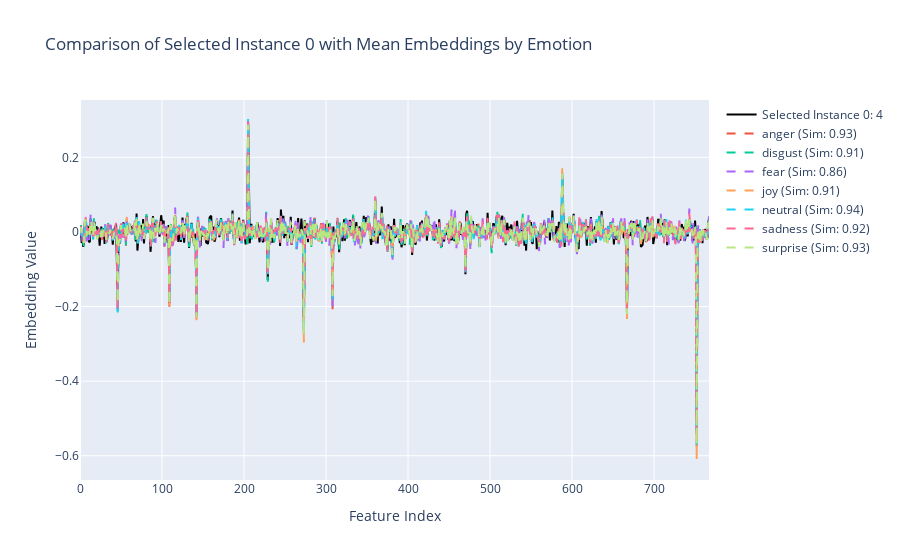

Notebook source saved alongside this figure:
### Code cell
# Convert mean embeddings to a matrix for cosine similarity computation
mean_embedding_matrix = np.array([mean_embeddings[emotion] for emotion in emotion_classes])

# Function to normalize embeddings
def normalize_embedding(embedding):
    norm = np.linalg.norm(embedding)
    return embedding / norm if norm != 0 else embedding

# Function to create plot for a selected instance
def create_plot(selected_instance_index):
    selected_instance = normalize_embedding(tp_embeddings[selected_instance_index])
    
    # Compute cosine similarity with mean embeddings
    similarity_scores = cosine_similarity([selected_instance], mean_embedding_matrix).flatten()

    # Create figure
    fig = go.Figure()
    # Add trace for selected instance
    fig.add_trace(go.Scatter(
        x=list(range(768)),
        y=selected_instance,
        mode='lines',
        name=f'Selected Instance {selected_instance_index}: {tp_labels[selected_instance_index]}',
        line=dict(color='black')
    ))

    # Add traces for each emotion's mean embedding
    for i, emotion in enumerate(emotion_classes):
        fig.add_trace(go.Scatter(
            x=list(range(768)),
            y=mean_embeddings[emotion],
            mode='lines',
            name=f'{emotion} (Sim: {similarity_scores[i]:.2f})',
            line=dict(dash='dash')
        ))

    # Update layout for better readability
    fig.update_layout(
        title=f'Comparison of Selected Instance {selected_instance_index} with Mean Embeddings by Emotion',
        xaxis_title='Feature Index',
        yaxis_title='Embedding Value',
        hovermode='x unified'
    )

    # Show the figure
    fig.show()

# Initial plot
create_plot(0)

# Interactive input form to select instance
interact(create_plot, selected_instance_index=IntSlider(min=0, max=len(tp_embeddings)-1, step=1, value=0));

### Figure 1 — Plotly figure (JSON) as saved in the notebook; plotly's stock layout.template omitted (floating-point values rounded to 4 significant figures; data arrays with more than 128 entries replaced by an {"elided": "..."} marker saying what was removed)
{"data": [{"line": {"color": "black"}, "mode": "lines", "name": "Selected Instance 0: 4", "type": "scatter", "x": {"elided": "768 int values"}, "y": {"elided": "768 float values"}}, {"line": {"dash": "dash"}, "mode": "lines", "name": "anger (Sim: 0.93)", "type": "scatter", "x": {"elided": "768 int values"}, "y": {"elided": "768 float values"}}, {"line": {"dash": "dash"}, "mode": "lines", "name": "disgust (Sim: 0.91)", "type": "scatter", "x": {"elided": "768 int values"}, "y": {"elided": "768 float values"}}, {"line": {"dash": "dash"}, "mode": "lines", "name": "fear (Sim: 0.86)", "type": "scatter", "x": {"elided": "768 int values"}, "y": {"elided": "768 float values"}}, {"line": {"dash": "dash"}, "mode": "lines", "name": "joy (Sim: 0.91)", "type": "scatter", "x": {"elided": "768 int values"}, "y": {"elided": "768 float values"}}, {"line": {"dash": "dash"}, "mode": "lines", "name": "neutral (Sim: 0.94)", "type": "scatter", "x": {"elided": "768 int values"}, "y": {"elided": "768 float values"}}, {"line": {"dash": "dash"}, "mode": "lines", "name": "sadness (Sim: 0.92)", "type": "scatter", "x": {"elided": "768 int values"}, "y": {"elided": "768 float values"}}, {"line": {"dash": "dash"}, "mode": "lines", "name": "surprise (Sim: 0.93)", "type": "scatter", "x": {"elided": "768 int values"}, "y": {"elided": "768 float values"}}], "layout": {"hovermode": "x unified", "title": {"text": "Comparison of Selected Instance 0 with Mean Embeddings by Emotion"}, "xaxis": {"title": {"text": "Feature Index"}}, "yaxis": {"title": {"text": "Embedding Value"}}}}
